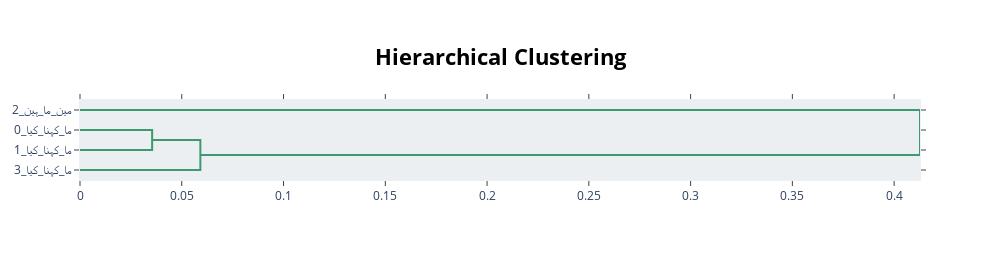

The code cell stored with this chart in its notebook:
### Code cell
model.visualize_hierarchy()

### Figure 1 — Plotly figure (JSON) as saved in the notebook; plotly's stock layout.template omitted (floating-point values rounded to 4 significant figures)
{"data": [{"hoverinfo": "text", "marker": {"color": "rgb(61,153,112)"}, "mode": "lines", "type": "scatter", "x": [0.0, 0.03544, 0.03544, 0.0], "xaxis": "x", "y": [-15.0, -15.0, -25.0, -25.0], "yaxis": "y"}, {"hoverinfo": "text", "marker": {"color": "rgb(61,153,112)"}, "mode": "lines", "type": "scatter", "x": [0.03544, 0.05913, 0.05913, 0.0], "xaxis": "x", "y": [-20.0, -20.0, -35.0, -35.0], "yaxis": "y"}, {"hoverinfo": "text", "marker": {"color": "rgb(61,153,112)"}, "mode": "lines", "type": "scatter", "x": [0.0, 0.4127, 0.4127, 0.05913], "xaxis": "x", "y": [-5.0, -5.0, -27.5, -27.5], "yaxis": "y"}], "layout": {"autosize": false, "height": 260, "hoverlabel": {"bgcolor": "white", "font": {"family": "Rockwell", "size": 16}}, "hovermode": "closest", "plot_bgcolor": "#ECEFF1", "showlegend": false, "title": {"font": {"color": "Black", "size": 22}, "text": "<b>Hierarchical Clustering</b>", "x": 0.5, "xanchor": "center", "yanchor": "top"}, "width": 1000, "xaxis": {"mirror": "allticks", "rangemode": "tozero", "showgrid": false, "showline": true, "showticklabels": true, "ticks": "outside", "type": "linear", "zeroline": false}, "yaxis": {"mirror": "allticks", "range": [-40, 0], "rangemode": "tozero", "showgrid": false, "showline": true, "showticklabels": true, "tickmode": "array", "ticks": "outside", "ticktext": ["2_مین_ما_ہین", "0_ما_کہنا_کیا", "1_ما_کہنا_کیا", "3_ما_کہنا_کیا"], "tickvals": [-5, -15, -25, -35], "type": "linear", "zeroline": false}}}
